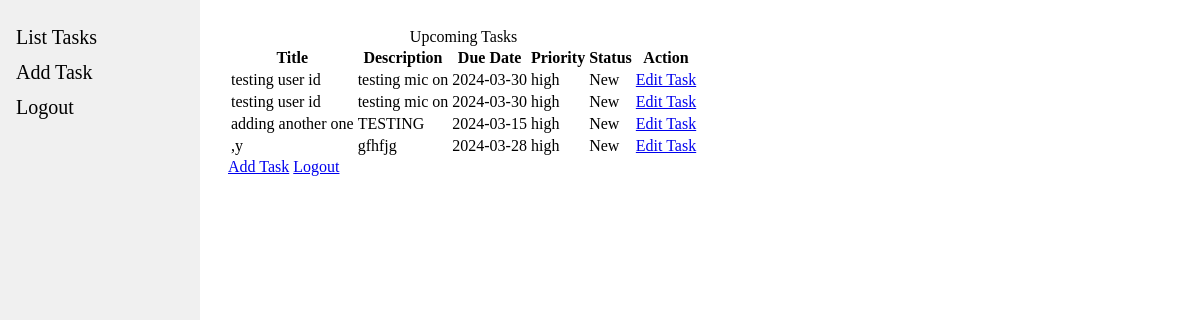
The app's page /list_tasks (signed in), older data.
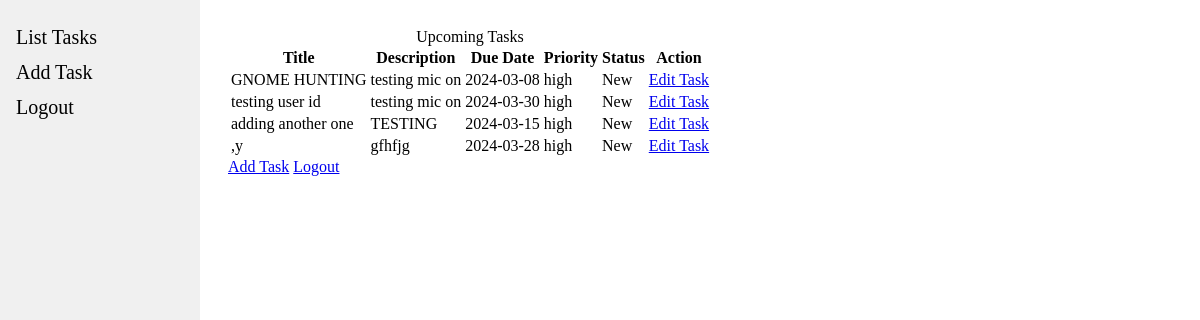
The same page, newer data.
### tables this page shows
CREATE TABLE tasks (
    id INTEGER PRIMARY KEY AUTOINCREMENT,
    user_id INTEGER KEY,
    title TEXT NOT NULL,
    description TEXT,
    due_date DATE,
    priority TEXT DEFAULT 'High',
    status TEXT DEFAULT 'New'
);

### app.py (the view)
@app.route("/list_tasks", methods=["GET", "POST"]) #TODO:
def list_tasks():
    form = view_task_form()
    user_id = str(session["user_id"])
    db = get_db()
    tasks = db.execute("""SELECT * FROM tasks WHERE user_id = ?;""", (user_id)).fetchall()
    if form.validate_on_submit():
        print('here')
    return render_template("view_task_form.html",tasks=tasks, form=form, caption='Upcoming Tasks')

### app.py (called while the page is built)
@app.before_request
def load_logged_in_user():
    g.user = session.get("user_id", None)

### database.py (called while the page is built)
def get_db():
    db = sqlite3.connect(DATABASE, detect_types=sqlite3.PARSE_DECLTYPES)
    db.row_factory = sqlite3.Row
    return db

### templates/view_task_form.html (shortened to what this page needs)
{% extends "base.html" %}
{% block content %}
<form action="" method="POST" novalidate>
    {% if tasks %}
    <table>
        <caption>{{ caption }}</caption>
        <tr>
            <th>Title</th>
            <th>Description</th>
            <th>Due Date</th>
            <th>Priority</th>
            <th>Status</th>
            <th>Action</th>
        </tr>
        {% for indivTask in tasks %}
        <tr>
            <td>{{ indivTask['title'] }}  </td>
            <td>{{ indivTask['description'] }}</td>
            <td>{{ indivTask['due_date'] }}</td>
            <td>{{ indivTask['priority'] }}</td>
            <td>{{ indivTask['status'] }}</td>
            <td><a href="{{ url_for('edit_task', task_id=indivTask['id']) }}" class="btn btn-primary">Edit Task</a></td>
        </tr>
        {% endfor %}
    </table>
    {% else %}
    <p>No tasks set</p>
    {% endif %}
    <a href="{{ url_for('add_task')}}" class="btn btn-primary ">Add Task</a>
    <a href="{{ url_for('logout')}}" class="btn btn-primary ">Logout</a>
</form>
{% endblock %}

### templates/base.html (shortened to what this page needs)
<!DOCTYPE html>
<html>
<head>
</head>
<body>
<div class="navbar">
    {% if 'user_id' in session %}
    <a href="{{ url_for('list_tasks') }}">List Tasks</a>
    <a href="{{ url_for('add_task') }}">Add Task</a>
    <a href="{{ url_for('logout') }}">Logout</a>
    {% else %}
        <a href="{{ url_for('login') }}">Login</a>
        <a href="{{ url_for('register') }}">Register</a>
    {% endif %}
</div>
<div style="margin-left: 200px; padding: 20px;">
    {% block content %}
    {% endblock %}
</div>
</body>
</html>

### templates/base.html (style rules this page uses)
.navbar { height: 100%; width: 200px; position: fixed; top: 0; left: 0; background-color: #f0f0f0; overflow-x: hidden; padding-top: 20px; }
.navbar a { padding: 6px 8px 6px 16px; text-decoration: none; font-size: 20px; color: black; display: block; }

Row changes from the older to the newer data that the page shows:
changed tasks: title "testing user id" → "GNOME HUNTING"; due_date "2024-03-30" → "2024-03-08"
